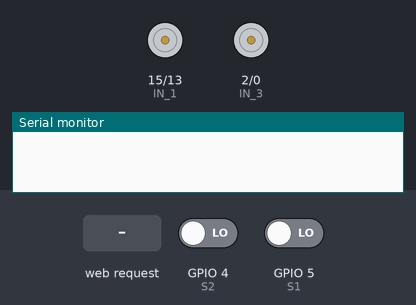
Recording of a sketch running on a simulated ESP8266 (NodeMCU). On the bench: motor-driver pin pairs drawn as motors (green arrow = first pin HIGH = forward, orange = second pin HIGH = backward, longer = more drive, scaled by the enable pin), the last lines printed to the serial monitor. Inputs (shaded band) come from the test bench; at power-on: GPIO 4 (S2) LOW, GPIO 5 (S1) LOW.

Above: at 1.2 s.
1.3 s: HTTP request GET /LINE_ON received
At 2.1 s:
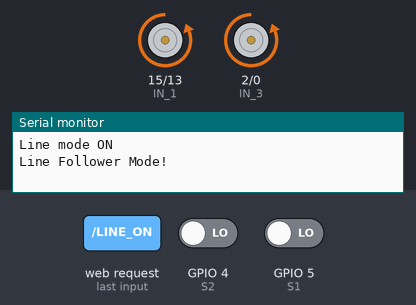
2.8 s: GPIO 4 (S2) driven HIGH
At 3.2 s:
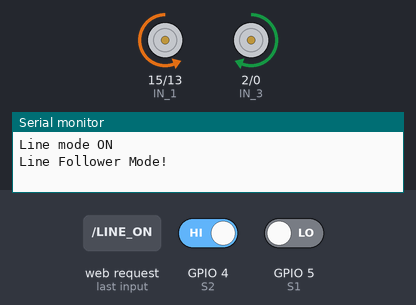
4.3 s: GPIO 5 (S1) driven HIGH
At 5.5 s:
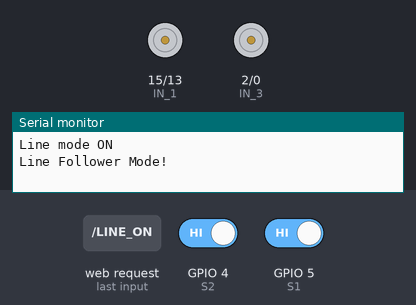
5.8 s: GPIO 4 (S2) driven LOW
At 6.7 s:
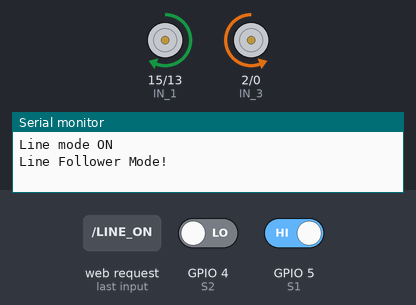
7.3 s: GPIO 5 (S1) driven LOW
At 7.8 s:
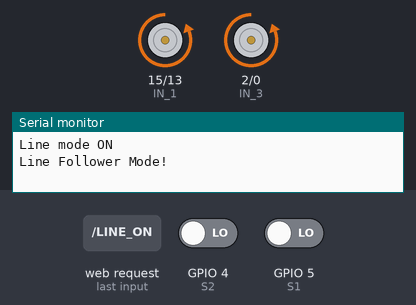
Timing chart, 0 to 9.8 s (numbered marks = the images above; inputs shaded):
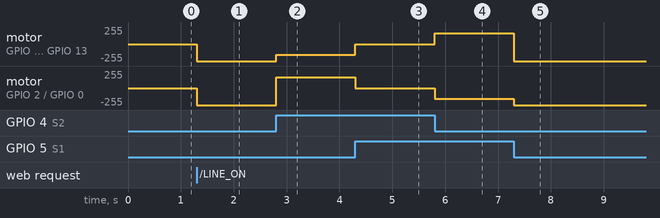

The sketch:

ON_OFF_NODEMCU.ino
```cpp
//input pins
#define ENA   14          // Enable/speed motors Right        GPIO14(D5)
#define ENB   12          // Enable/speed motors Left         GPIO12(D6)
#define IN_1  15          // L298N in1 motors Rightx          GPIO15(D8)
#define IN_2  13          // L298N in2 motors Right           GPIO13(D7)
#define IN_3  2           // L298N in3 motors Left            GPIO2(D4)
#define IN_4  0           // L298N in4 motors Left            GPIO0(D3)
#define S1    5           //sensor (D1)
#define S2    4            //sensor (D2)

#include <ESP8266WiFi.h>
const char WiFiPassword[] = "";//Leave Blank if you do not want to have a password to enter the Node
const char AP_NameChar[] = "DORAEMON";

//speed
int speedCar = 300;         // 400 - 1023.
//int speed_Coeff = 3;
int turnSpeed = 160; //turn speed of robot
int backSpeed = 250; //back speed of robot

//flag for line following
bool flag_line = false;
WiFiServer server(80);

String request = "";

void stopRobot(){

      digitalWrite(IN_1, LOW);
      digitalWrite(IN_2, LOW);
      analogWrite(ENA, speedCar);

      digitalWrite(IN_3, LOW);
      digitalWrite(IN_4, LOW);
      analogWrite(ENB, speedCar);
 }

void setup()
{
  pinMode(ENA, OUTPUT);
  pinMode(ENB, OUTPUT);
  pinMode(IN_1, OUTPUT);
  pinMode(IN_2, OUTPUT);
  pinMode(IN_3, OUTPUT);
  pinMode(IN_4, OUTPUT);
  pinMode(S1,INPUT);
  pinMode(S2,INPUT);

  Serial.begin(9600);
  WiFi.disconnect();
  boolean conn = WiFi.softAP(AP_NameChar, WiFiPassword);
  server.begin();

  //initially stop robot
  stopRobot();

}
void goAhead(){

      digitalWrite(IN_1, LOW);
      digitalWrite(IN_2, HIGH);
      analogWrite(ENA, speedCar);

      digitalWrite(IN_3, LOW);
      digitalWrite(IN_4, HIGH);
      analogWrite(ENB, speedCar);
}

void goBack(){

      digitalWrite(IN_1, HIGH);
      digitalWrite(IN_2, LOW);
      analogWrite(ENA, speedCar);

      digitalWrite(IN_3, HIGH);
      digitalWrite(IN_4, LOW);
      analogWrite(ENB, backSpeed);
  }
void goRight(){

      digitalWrite(IN_1, HIGH);
      digitalWrite(IN_2, LOW);
      analogWrite(ENA, turnSpeed);

      digitalWrite(IN_3, LOW);
      digitalWrite(IN_4, HIGH);
      analogWrite(ENB, turnSpeed);
  }

void goLeft(){

      digitalWrite(IN_1, LOW);
      digitalWrite(IN_2, HIGH);
      analogWrite(ENA, turnSpeed);

      digitalWrite(IN_3, HIGH);
      digitalWrite(IN_4, LOW);
      analogWrite(ENB, turnSpeed);
  }

void loop()
{

  // Check if a client has connected
  WiFiClient client = server.available();
  if (!client)  {
    return;
  }

  // Read the first line of the request
  request = client.readStringUntil('\r');
  //GET / HTTP/1.1
  if  ( request == "GET /LINE_ON HTTP/1.1" ) {
    flag_line = true;
    //client.flush();
    client.println("HTTP/1.1 200 OK\r\n");
    client.println( "Line mode ON");
    client.flush();
    Serial.println("Line mode ON");
  }
  else if  ( request == "GET /LINE_OFF HTTP/1.1" ) {
    //client.flush();
    flag_line = false;
    client.println("HTTP/1.1 200 OK\r\n");
    client.println( "Line mode OFF");
    client.flush();
    Serial.println("Line mode OFF");
  }

  if(!flag_line){
    if  ( request == "GET /F HTTP/1.1" ) {
      Serial.println("F");
        goAhead();
    //client.flush();
    client.println("HTTP/1.1 200 OK\r\n");
    client.println( "F");
    client.flush();

  }
   else if  ( request == "GET /B HTTP/1.1" ) {
      Serial.println("B");
        goBack();
    //client.flush();
    client.println("HTTP/1.1 200 OK\r\n");
    client.println( "B");
    client.flush();

  }
    if  ( request == "GET /R HTTP/1.1" ) {
      Serial.println("R");
        goRight();
    //client.flush();
    client.println("HTTP/1.1 200 OK\r\n");
    client.println( "R");
    client.flush();

  }
    if  ( request == "GET /L HTTP/1.1" ) {
      Serial.println("L");
        goLeft();
    //client.flush();
    client.println("HTTP/1.1 200 OK\r\n");
    client.println( "L");
    client.flush();

  }
    else if  ( request == "GET /OFF HTTP/1.1" ) {
      Serial.println("OFF");
        stopRobot();
    //client.flush();
    client.println("HTTP/1.1 200 OK\r\n");
    client.println( "OFF");
    client.flush();

  }
  }
  else if(flag_line){
    //CODE FOR LINE FOLLOWING
    //S1 Sensor on right side
    Serial.println("Line Follower Mode!");
    while(flag_line){
      // //checking for new request
      // WiFiClient client = server.available();
      // request = client.readStringUntil('\r');
      // if( request == "GET /LINE_OFF HTTP/1.1"){
      //   flag_line = false;
      //   break;
      // }
      if(digitalRead(S1)==LOW  && digitalRead(S2)==LOW)
      {
      goAhead();
      }
      else if(digitalRead(S1)==HIGH  && digitalRead(S2)==LOW)
      {
      goRight();
      }
      else if(digitalRead(S1)==LOW  && digitalRead(S2)==HIGH)
      {
      goLeft();
      }
      else if(digitalRead(S1)==HIGH  && digitalRead(S2)==HIGH)
      {
      stopRobot();
      }
      delay(2);
    }

  }
  delay(5);


}
```

Measured:
- after the input at 1.3 s, motor on GPIO 15 (IN_1) / GPIO 13 (IN_2), motor on GPIO 2 (IN_3) / GPIO 0 (IN_4): stopped → backward 255/255 at once
- after the input at 2.8 s, motor on GPIO 15 (IN_1) / GPIO 13 (IN_2): backward 255/255 → backward 160/255 at once; motor on GPIO 2 (IN_3) / GPIO 0 (IN_4): backward 255/255 → forward 160/255 at once
- after the input at 4.3 s, motor on GPIO 15 (IN_1) / GPIO 13 (IN_2): backward 160/255 → stopped at once; motor on GPIO 2 (IN_3) / GPIO 0 (IN_4): forward 160/255 → stopped at once
- after the input at 5.8 s, motor on GPIO 15 (IN_1) / GPIO 13 (IN_2): stopped → forward 160/255 at once; motor on GPIO 2 (IN_3) / GPIO 0 (IN_4): stopped → backward 160/255 at once
- after the input at 7.3 s, motor on GPIO 15 (IN_1) / GPIO 13 (IN_2): forward 160/255 → backward 255/255 at once; motor on GPIO 2 (IN_3) / GPIO 0 (IN_4): backward 160/255 → backward 255/255 at once
